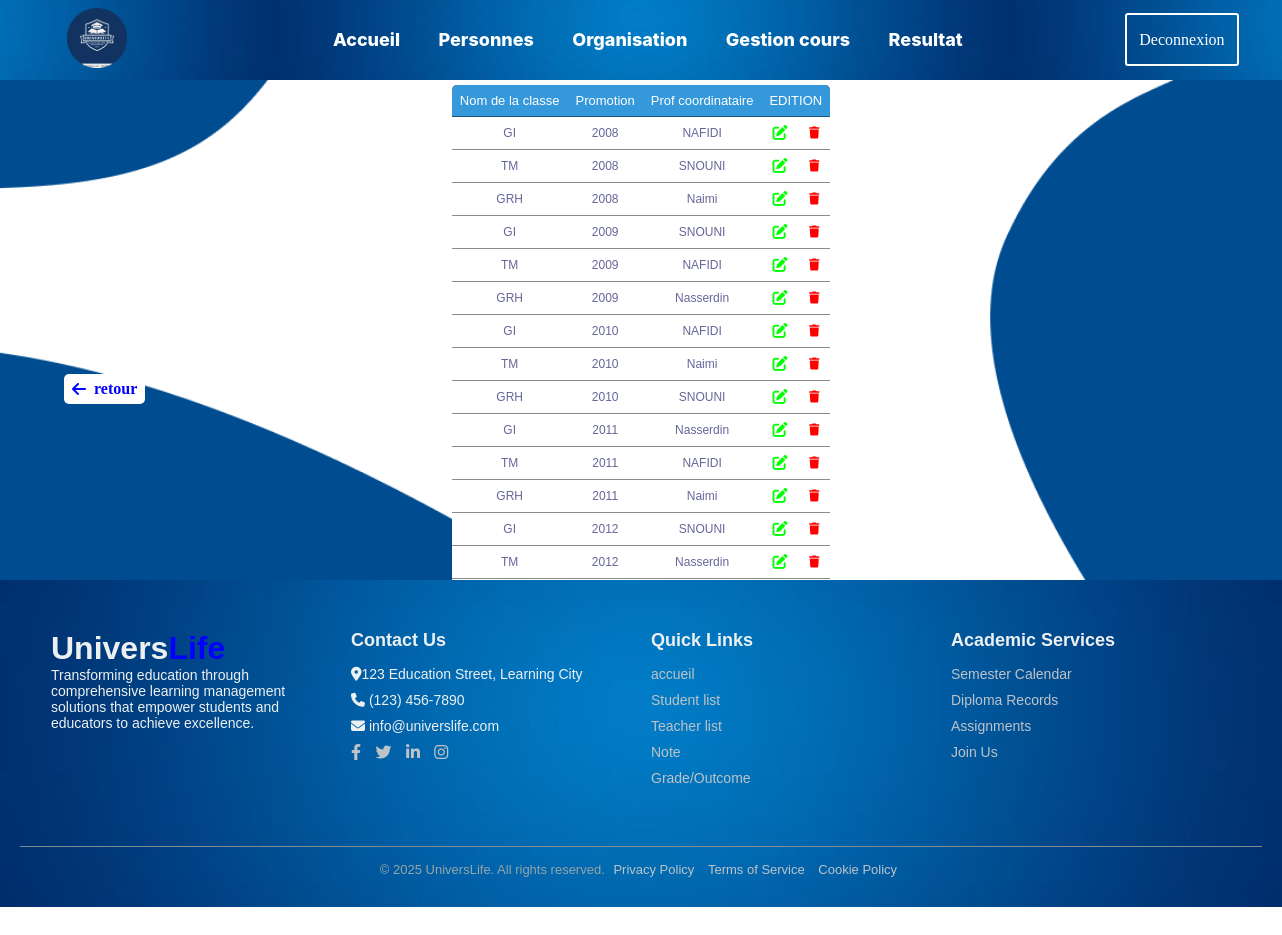
/affiche_classe.php (signed in), run on the app's committed database.
### tables this page shows
CREATE TABLE `classe` (
  `codecl` int NOT NULL,
  `nom` text NOT NULL,
  `numprofcoord` int NOT NULL,
  `promotion` int NOT NULL
);

CREATE TABLE `prof` (
  `numprof` int NOT NULL,
  `nom` text NOT NULL,
  `prenom` text NOT NULL,
  `adresse` text NOT NULL,
  `telephone` text NOT NULL
);

### affiche_classe.php (the view, shortened to what this page needs)
<?php
include('cadre.php');
?>
<div class="fond">
<div class="retour" >
    <a href="index.php" class="prev"><i class="fa fa-arrow-left"></i>retour</a>
</div>
<center>
<?php
$data=mysqli_query($conn,"select codecl,classe.nom as nomcl,promotion,prof.nom as nomprof from classe,prof where classe.numprofcoord=prof.numprof");
?>
<table id="rounded-corner" style="background-color: red; " >
<thead class="radius"><tr>
    <th class="<?php echo rond(); ?>">Nom de la classe</th>
    <th class="rounded-q1">Promotion</th>
    <th class="rounded-q2">Prof coordinataire</th>
    <?php echo Edition();?>
</tr></thead>
 <tbody>
<?php
while($a=$data->fetch_array()){
?>
<tr>
  <?php if(isset($_SESSION['admin'])){
  echo '<td>'.$a['nomcl'].'</td><td>'.$a['promotion'].'</td><td>'.$a['nomprof'].'</td>';
  ?><td><a href="modif_classe.php?modif_classe=<?php echo $a['codecl']; ?>"><i class="fa fa-edit" style="font-size:15px;"></i></a></td><td><a href="modif_classe.php?supp_classe=<?php echo $a['codecl']; ?>" onclick="return(confirm('Etes-vous sur de vouloir supprimer cette entrée?\ntous les enregistrements en relation avec cette entrée seront perdus'));"><i class="fa fa-trash" ></i></a></td><?php }
echo '</tr>';
?>
  ?><?php
  echo '</tr>';}
?>
</table>
</center>
</div>
<?php
    include("footer.php");
?>

### cadre.php (shortened to what this page needs)
	?> 	<SCRIPT LANGUAGE="Javascript">alert("Vous devez remplir tous les champs!");	</SCRIPT> 	<?php
function rond(){
if(isset($_SESSION['admin']))
	return 'rounded-company';
else
	return 'rounded-company';
}
function Edition(){
 if(isset($_SESSION['admin']) || isset($_SESSION["prof"]))
 return '<th colspan="2" class="rounded-q4">EDITION</th>';
 else
 return '';
}
?>
<!DOCTYPE html>
<html>
<link rel="stylesheet" media="screen" type="text/css" title="Essai" href="styles.css" />
<link rel="stylesheet" media="screen" type="text/css" title="Essai" href="table.css" />
<link rel="stylesheet" href="https://cdnjs.cloudflare.com/ajax/libs/font-awesome/4.7.0/css/font-awesome.min.css">
<body>
<div class="menu">
	<div id="monmenu">
		<div class="key-logo">
			<img src="img/logo.png" alt="" class="nav-logo">
		</div>
		<div class="niv00">
			<div class="niv0 mobile">
				<ul class="niveau1">
					<li>
						<a href="index.php">Accueil</a>
					</li>
					<li>
						<a href="#" class="toggle">Personnes</a>
					</li>
					<li><a href="#" class="toggle">Organisation</a>
					</li>
					<li><a href="#" class="toggle">Gestion cours</a>
					</li>
					<li><a href="#" class="toggle">Resultat</a>
					</li>
				</ul>
				<?php if (isset($_SESSION['admin']) or isset($_SESSION['prof']) or isset($_SESSION['etudiant'])){ ?>
					<div class="key-sign">
						<a class="a" href="index.php?sortir=true" >Deconnexion</a>
					</div>
				<?php } ?>
			</div>
		</div>
	</div>
</div>

### footer.php (shortened to what this page needs)
<link rel="stylesheet" href="https://cdnjs.cloudflare.com/ajax/libs/font-awesome/6.4.0/css/all.min.css">
<footer>
  <div class="footer-container">
    <div class="footer-column">
        <h1>Univers<span class="span">Life</span></h1>
        <p>Transforming education through comprehensive learning management solutions that empower students and educators to achieve excellence.</p>
    </div>
    <div class="footer-column">
      <h3>Contact Us</h3>
      <p><i class="fa fa-map-marker-alt"></i>123 Education Street, Learning City</p>
      <p><i class="fa fa-phone"></i> (123) 456-7890</p>
      <p><i class="fa fa-envelope"></i> info@universlife.com</p>
      <div class="social-icons">
        <i class="fab fa-facebook-f"></i>
        <i class="fab fa-twitter"></i>
        <i class="fab fa-linkedin-in"></i>
        <i class="fab fa-instagram"></i>
      </div>
    </div>
    <div class="footer-column">
      <h3>Quick Links</h3>
      <ul>
        <li><a href="index.php">accueil</a></li>
        <li><a href="listeEtudiants.php">Student list</a></li>
        <li><a href="afficher_prof.php">Teacher list</a></li>
      <?php if (isset($_SESSION["admin"]) or isset($_SESSION["etudiant"]) or isset($_SESSION["prof"])) {
      ?>
        <li><a href="afficher_note.php">Note</a></li>
        <li><a href="type_diplome.php">Grade/Outcome</a></li>
      <?php
      }
      ?>
      </ul>
    </div>
    <div class="footer-column">
      <h3>Academic Services</h3>
      <ul>
        <li><a href="#">Semester Calendar</a></li>
        <li><a href="#">Diploma Records</a></li>
        <li><a href="#">Assignments</a></li>
        <li><a href="#">Join Us</a></li>
      </ul>
    </div>
  </div>
  <div class="footer-bottom">
    &copy; 2025 UniversLife. All rights reserved.
    <a href="#">Privacy Policy</a>
    <a href="#">Terms of Service</a>
    <a href="#">Cookie Policy</a>
  </div>
</footer>

### styles.css (style rules this page uses)
* { padding: 0; margin: 0; box-sizing: border-box; }
a { text-decoration: none; }
li { list-style: none; }
.fond { overflow-y: scroll; }
.menu { background-image: url("img/Images\ de\ Fond\ Degrade\ –\ Téléchargement\ gratuit\ sur\ Freepik.jpg"); background-position: center; }
.a { color: white; border: solid 2px white; border-radius: 3px; padding: .7vh 1vw; }
.nav-logo { width: 60px; height: 60px; margin-right: 20px; }
@media (min-width:1191px) { .niveau1>li>a { color: white; font-family: "Inter"; font-weight: 800; padding: 1.2vh 1.5vw; font-size: 18px; } }
@media (min-width:1191px) { .niveau1 { position: relative; } }
@media (min-width:1191px) { .niveau1 > li { position: relative; } }
.fond { background-image: url('img/Desktop\ -\ 15.png'); background-size: cover; background-position: center; width: 100%; height: 500px; align-content: center; position: relative; }
html { overflow-x: hidden; }
@media (min-width: 1190px) { .footer-container { margin: auto; display: grid; justify-content: space-between; grid-template-columns: repeat(4,1fr); } }
footer { color: #ecf0f1; padding: 30px 20px; font-family: Arial, sans-serif; background-image: url('img/Images de Fond Degrade – Téléchargement gratuit sur Freepik.jpg'); background-size: cover; background-repeat: no-repeat; background-position: center; }
.footer-column { flex: 1; min-width: 220px; margin: 20px 10px; }
.footer-column h3 { font-size: 18px; margin-bottom: 15px; }
.footer-column p, .footer-column ul li { font-size: 14px; margin-bottom: 10px; }
.footer-column ul { list-style: none; padding: 0; }
.footer-column ul li a { color: #bdc3c7; text-decoration: none; }
.social-icons i { margin-right: 10px; color: #bdc3c7; font-size: 16px; cursor: pointer; }
.footer-bottom { text-align: center; margin-top: 30px; border-top: 1px solid #7f8c8d; padding-top: 15px; font-size: 13px; color: #95a5a6; }
.footer-bottom a { color: #bdc3c7; margin: 0 5px; text-decoration: none; }
.span { color: blue; }
.niv00 { position: relative; flex: 1; align-content: center; }

### table.css (style rules this page uses)
.fa-trash { color: #f00; }
.fa-edit { color: #0f0; }
#rounded-corner { font-family: "Lucida Sans Unicode", "Lucida Grande", Sans-Serif; font-size: 12px; margin: 5px; width: max-content; text-align: left; border-collapse: collapse; border-radius: 5px; }
#rounded-corner thead th.rounded-company { background: #3498db; border-top-left-radius: 5px; }
#rounded-corner thead th.rounded-q4 { background: #3498db; border-top-right-radius: 5px; }
#rounded-corner th { padding: 8px; font-weight: normal; font-size: 13px; color: white; background: #3498db; text-align : center; }
#rounded-corner td { padding: 8px; background: #ffffff; border-top: 1px solid #00000074; color: #669; text-align:center; }

### footer.php (style rules this page uses)
footer { color: #ecf0f1; padding: 30px 20px; font-family: Arial, sans-serif; background-image: url('img/Images de Fond Degrade – Téléchargement gratuit sur Freepik.jpg'); background-size: cover; background-repeat: no-repeat; background-position: center; }
.footer-container { max-width: 1200px; margin: auto; display: flex; flex-wrap: wrap; justify-content: space-between; }
.footer-column { flex: 1; min-width: 220px; margin: 20px 10px; }
.footer-column h3 { font-size: 18px; margin-bottom: 15px; }
.footer-column p, .footer-column ul li { font-size: 14px; margin-bottom: 10px; }
.footer-column ul { list-style: none; padding: 0; }
.footer-column ul li a { color: #bdc3c7; text-decoration: none; }
.social-icons i { margin-right: 10px; color: #bdc3c7; font-size: 16px; cursor: pointer; }
.footer-bottom { text-align: center; margin-top: 30px; border-top: 1px solid #7f8c8d; padding-top: 15px; font-size: 13px; color: #95a5a6; }
.footer-bottom a { color: #bdc3c7; margin: 0 5px; text-decoration: none; }
.span { color: blue; }

### data on the page
classe: nom "GI", promotion "2008", prof.nom "NAFIDI"
classe: nom "TM", promotion "2008", prof.nom "SNOUNI"
classe: nom "GRH", promotion "2008", prof.nom "Naimi"
classe: nom "GI", promotion "2009", prof.nom "SNOUNI"
classe: nom "TM", promotion "2009", prof.nom "NAFIDI"
classe: nom "GRH", promotion "2009", prof.nom "Nasserdin"
classe: nom "GI", promotion "2010", prof.nom "NAFIDI"
classe: nom "TM", promotion "2010", prof.nom "Naimi"
classe: nom "GRH", promotion "2010", prof.nom "SNOUNI"
classe: nom "GI", promotion "2011", prof.nom "Nasserdin"
classe: nom "TM", promotion "2011", prof.nom "NAFIDI"
classe: nom "GRH", promotion "2011", prof.nom "Naimi"
classe: nom "GI", promotion "2012", prof.nom "SNOUNI"
classe: nom "TM", promotion "2012", prof.nom "Nasserdin"
